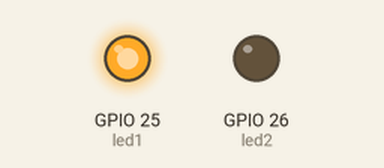
Recording of a sketch running on a simulated ESP32. On the bench: output pins drawn as LEDs (lit = HIGH).

Above: at 0.05 s.
At 0.75 s:
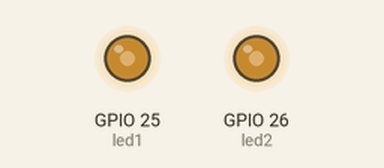
At 1.5 s:
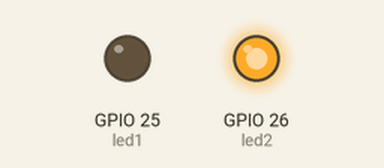
Timing chart, 0 to 3.5 s (numbered marks = the images above):
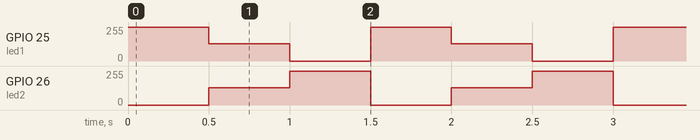

The sketch:

leddac.ino
```cpp
int led1 = 25;
int led2 = 26;

void setup() {
  pinMode(led1, OUTPUT);
  pinMode(led2, OUTPUT);
}

void loop() {
  dacWrite(led1, 255);
  dacWrite(led2, 0);
  delay(500);
  dacWrite(led1, 128);
  dacWrite(led2, 128);
  delay(500);
  dacWrite(led1, 0);
  dacWrite(led2, 255);
  delay(500);
}
```

Measured:
- by itself, GPIO 25 (led1): repeats every 1.5 s: 128/255 0.50 s, 0/255 0.50 s, 255/255 0.50 s
- by itself, GPIO 26 (led2): repeats every 1.5 s: 255/255 0.50 s, 0/255 0.50 s, 128/255 0.50 s
